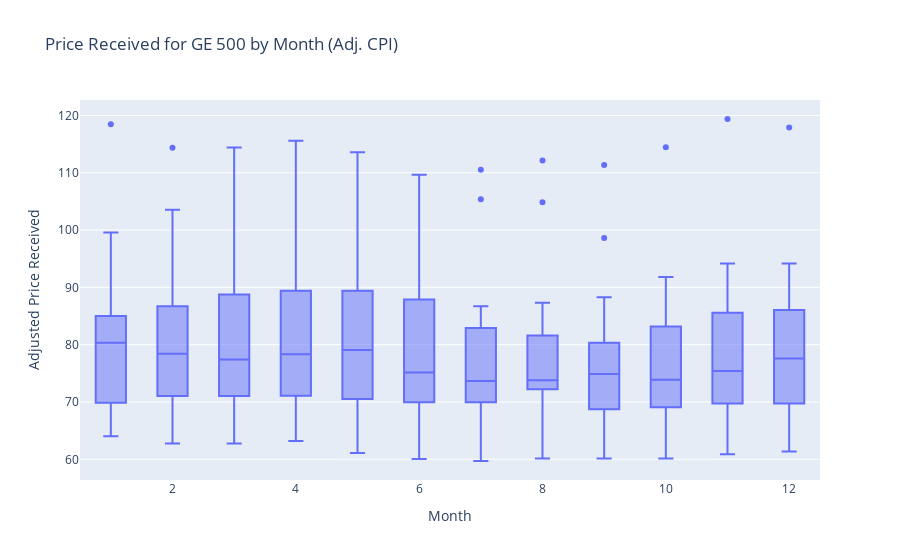

Here is the notebook cell this chart was saved with:
### Code cell
import plotly.subplots as sp

fig = sp.make_subplots(rows=1, cols=1)

fig.add_box(y=df_adj['adj_price_received_ge_500_national'], x=df_adj['month'], name='Price Received')

fig.update_layout(title='Price Received for GE 500 by Month (Adj. CPI)',
                  xaxis_title='Month',
                  yaxis_title='Adjusted Price Received')

fig.show()

### Figure 1 — Plotly figure (JSON) as saved in the notebook; plotly's stock layout.template omitted (floating-point values rounded to 4 significant figures; data arrays with more than 128 entries replaced by an {"elided": "..."} marker saying what was removed)
{"data": [{"name": "Price Received", "type": "box", "x": {"elided": "282 int values"}, "y": {"elided": "282 float values"}}], "layout": {"title": {"text": "Price Received for GE 500 by Month (Adj. CPI)"}, "xaxis": {"anchor": "y", "domain": [0, 1], "title": {"text": "Month"}}, "yaxis": {"anchor": "x", "domain": [0, 1], "title": {"text": "Adjusted Price Received"}}}}
